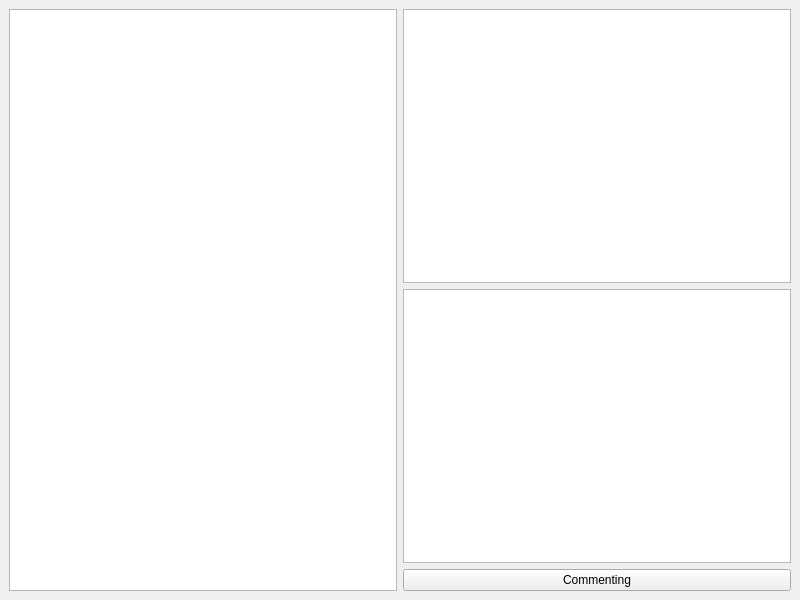
<?xml version="1.0" encoding="UTF-8"?>
<ui version="4.0">
 <class>MyMainWindow</class>
 <widget class="QMainWindow" name="MyMainWindow">
  <property name="geometry">
   <rect>
    <x>0</x>
    <y>0</y>
    <width>800</width>
    <height>600</height>
   </rect>
  </property>
  <widget class="QWidget" name="centralwidget">
   <layout class="QHBoxLayout" name="horizontalLayout">
    <item>
     <widget class="QTreeView" name="treeView"/>
    </item>
    <item>
     <layout class="QVBoxLayout" name="verticalLayout">
      <item>
       <widget class="QPlainTextEdit" name="code_before"/>
      </item>
      <item>
       <widget class="QTextBrowser" name="code_cmt"/>
      </item>
      <item>
       <widget class="QPushButton" name="btn_cmt">
        <property name="text">
         <string>Commenting</string>
        </property>
       </widget>
      </item>
     </layout>
    </item>
   </layout>
  </widget>
 </widget>
 <resources/>
 <connections/>
</ui>
